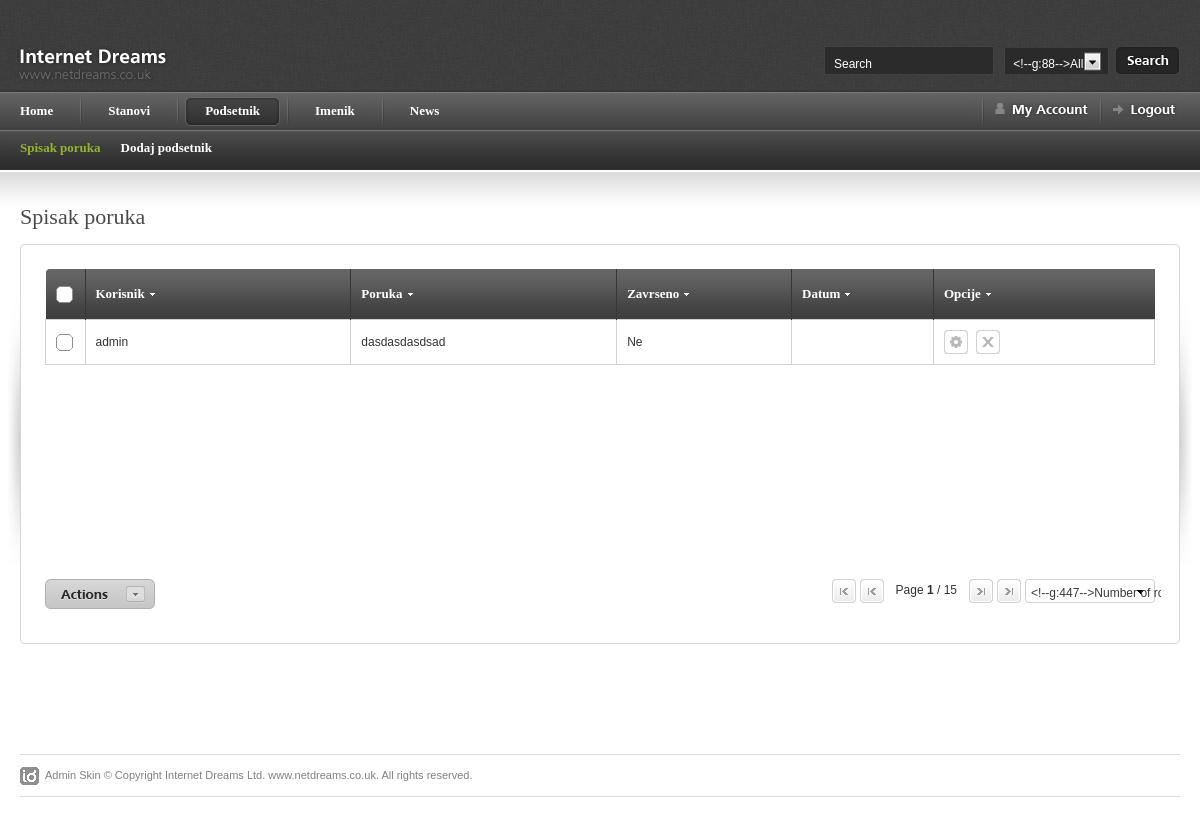
Page /admin/podsetnik.php (signed in) on the committed database.
### tables this page shows
CREATE TABLE IF NOT EXISTS `podsetnik` (
  `id` int(11) NOT NULL AUTO_INCREMENT,
  `korisnik_id` int(11) NOT NULL,
  `poruka` varchar(5000) NOT NULL,
  `zavrsen` int(11) NOT NULL DEFAULT '0',
  `datum_dodavanja` timestamp NOT NULL DEFAULT CURRENT_TIMESTAMP ON UPDATE CURRENT_TIMESTAMP,
  `datum_podsecanja` date DEFAULT NULL,
  PRIMARY KEY (`id`)
);

CREATE TABLE IF NOT EXISTS `korisnici` (
  `id` int(11) NOT NULL AUTO_INCREMENT,
  `username` varchar(100) NOT NULL,
  `password` varchar(100) NOT NULL,
  `uloga` enum('0','1') NOT NULL DEFAULT '0',
  PRIMARY KEY (`id`)
);

### data_base_access/podsetnikDA.php (called while the page is built, shortened)
<?php
include_once 'connection.php';
function prikaziPorukeZaOdredjenogKorisnika($user){
    global $conn;
    $sql = "SELECT * FROM podsetnik as p
			INNER JOIN korisnici as k
			ON p.korisnik_id = k.id
			WHERE username = :username
			ORDER BY datum_dodavanja DESC";
    $query = $conn->prepare($sql);
    $query->execute(array(
		':username' => $user
		));
    return $query->fetchAll(PDO::FETCH_BOTH);
}

### admin/podsetnik.php (the view, shortened to what this page needs)
<?php
include_once '../data_base_access/podsetnikDA.php';
		$user = $_SESSION['username'];
        $poruke = prikaziPorukeZaOdredjenogKorisnika($user);
?>
<!DOCTYPE html PUBLIC "-//W3C//DTD XHTML 1.0 Strict//EN" "http://www.w3.org/TR/xhtml1/DTD/xhtml1-strict.dtd">
<html xmlns="http://www.w3.org/1999/xhtml">
<head>
<link rel="stylesheet" href="css/screen.css" type="text/css" media="screen" title="default" />
<link rel="stylesheet" href="css/datePicker.css" type="text/css" />
</head>
<body>
<div id="page-top-outer">
<div id="page-top">
	<div id="logo">
	<a href=""><img src="images/shared/logo.png" width="156" height="40" alt="" /></a>
	</div>
	<div id="top-search">
		<table border="0" cellpadding="0" cellspacing="0">
		<tr>
		<td><input type="text" value="Search" onblur="if (this.value=='') { this.value='Search'; }" onfocus="if (this.value=='Search') { this.value=''; }" class="top-search-inp" /></td>
		<td>
		</td>
		<td>
		<input type="image" src="images/shared/top_search_btn.gif"  />
		</td>
		</tr>
		</table>
	</div>
</div>
</div>
<div class="nav-outer-repeat">
<div class="nav-outer">
		<div id="nav-right">
			<div class="nav-divider">&nbsp;</div>
			<div class="showhide-account"><img src="images/shared/nav/nav_myaccount.gif" width="93" height="14" alt="" /></div>
			<div class="nav-divider">&nbsp;</div>
			<a href="logout.php" id="logout"><img src="images/shared/nav/nav_logout.gif" width="64" height="14" alt="" /></a>
		</div>
		<div class="nav">
		<div class="table">
		<ul class="select"><li><a href="admin.php"><b>Home</b></a>
		</li>
		</ul>
		<div class="nav-divider">&nbsp;</div>
		<ul class="select"><li><a href="dodaj_stan.php"><b>Stanovi</b></a>
		</li>
		</ul>
		<div class="nav-divider">&nbsp;</div>
		<ul class="current"><li><a href="podsetnik.php"><b>Podsetnik</b></a>
		<div class="select_sub show">
			<ul class="sub">
				<li class="sub_show"><a href="podsetnik.php">Spisak poruka</a></li>
				<li><a href="dodaj_podsetnik.php">Dodaj podsetnik</a></li>
			</ul>
		</div>
		</li>
		</ul>
		<div class="nav-divider">&nbsp;</div>
		<ul class="select"><li><a href="imenik.php"><b>Imenik</b></a>
		</li>
		</ul>
		<div class="nav-divider">&nbsp;</div>
		<ul class="select"><li><a href="#nogo"><b>News</b></a>
		</li>
		</ul>
		</div>
		</div>
</div>
</div>
<div id="content-outer">
<div id="content">
	<div id="page-heading">
		<h1>Spisak poruka</h1>
	</div>
	<table border="0" width="100%" cellpadding="0" cellspacing="0" id="content-table">
	<tr>
		<th rowspan="3" class="sized"><img src="images/shared/side_shadowleft.jpg" width="20" height="300" alt="" /></th>
		<th class="topleft"></th>
		<td id="tbl-border-top">&nbsp;</td>
		<th class="topright"></th>
		<th rowspan="3" class="sized"><img src="images/shared/side_shadowright.jpg" width="20" height="300" alt="" /></th>
	</tr>
	<tr>
		<td id="tbl-border-left"></td>
		<td>
		<div id="content-table-inner">
			<div id="table-content">
				<form id="mainform" action="">
				<table border="0" width="100%" cellpadding="0" cellspacing="0" id="product-table">
				<tr>
					<th class="table-header-check"><a id="toggle-all" ></a> </th>
					<th class="table-header-repeat line-left minwidth-1"><a href="">Korisnik</a>	</th>
					<th class="table-header-repeat line-left minwidth-1"><a href="">Poruka</a></th>
					<th class="table-header-repeat line-left"><a href="">Zavrseno</a></th>
					<th class="table-header-repeat line-left"><a href="">Datum</a></th>
					<th class="table-header-repeat line-left"><a href="">Opcije</a></th>
				</tr>
				<?php
					if(isset($poruke)){
					foreach($poruke as $poruka){
				?>
				<tr>
					<td><input type="checkbox"/></td>
					<td><?php echo $poruka['username']; ?></td>
					<td><?php echo $poruka['poruka']; ?></td>
					<td><?php
						if($poruka['zavrsen'] == 1)
						{
							echo 'Da';
						}else{
							echo 'Ne';
						}
						?>
					</td>
					<td><?php echo $poruka['datum']; ?></td>
					<td class="options-width">
					<a href="" title="Izmeni" class="icon-1 info-tooltip"></a>
					<a href="izbrisi_podsetnik.php?id=<?php echo $poruka[0];?>" title="Obrisi" class="icon-2 info-tooltip"></a>
				</tr>
				<?php
						}
					}
				?>
				</table>
				</form>
			</div>
			<div id="actions-box">
				<a href="" class="action-slider"></a>
			</div>
			<table border="0" cellpadding="0" cellspacing="0" id="paging-table">
			<tr>
			<td>
				<a href="" class="page-far-left"></a>
				<a href="" class="page-left"></a>
				<div id="page-info">Page <strong>1</strong> / 15</div>
				<a href="" class="page-right"></a>
				<a href="" class="page-far-right"></a>
			</td>
			<td>
			</td>
			</tr>
			</table>
		</div>
		</td>
		<td id="tbl-border-right"></td>
	</tr>
	<tr>
		<th class="sized bottomleft"></th>
		<td id="tbl-border-bottom">&nbsp;</td>
		<th class="sized bottomright"></th>
	</tr>
	</table>
</div>
</div>
<div id="footer">
	<div id="footer-left">
	Admin Skin &copy; Copyright Internet Dreams Ltd. <a href="">www.netdreams.co.uk</a>. All rights reserved.</div>
</div>
</body>
</html>

### rows in the picture
podsetnik: korisnici.username "admin", poruka "dasdasdasdsad", zavrsen "Ne"
